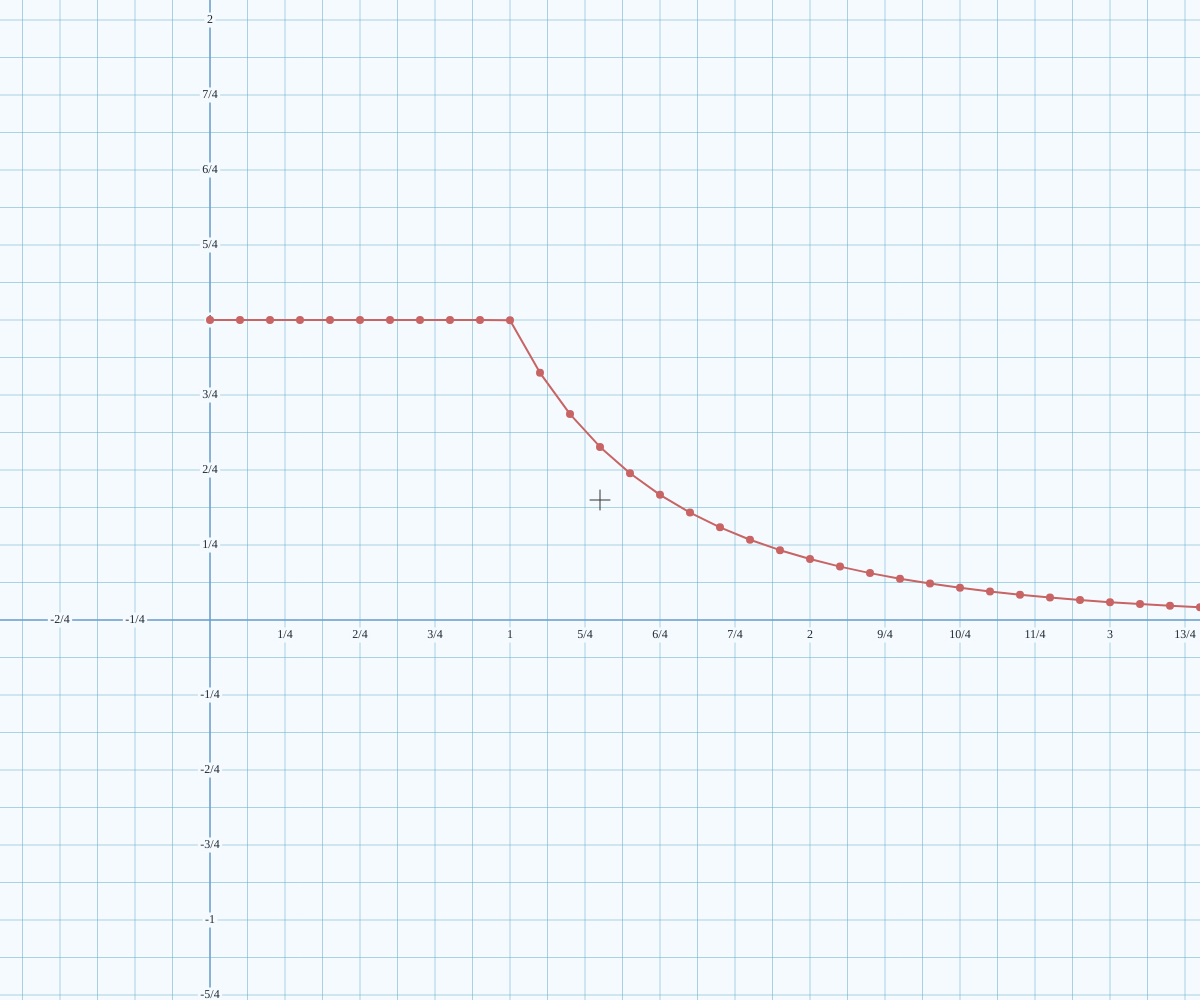
Frame 1 (no input)
Frame 60 (no input): identical to frame 1, image omitted
Frame 120 (the mouse pressed at the canvas centre since frame 60): identical to frame 1, image omitted

The p5.js sketch that drew this single still picture (run headless with seeded random() and noise() and a simulated clock; from frame 60 on, the mouse is pressed at the canvas centre):

// p5.js sketch
// ── sketch.js

/* ZOOM into mouse coor:

1,2,3 Covered in RealRelS()

1- Take away rel mouse coor from every rel coor,
2- Scale with these new rel coors,
3- Add rel mouse coor back to every rel coor,

4- TODO: Keep record of the (change in coor) for (each coor) due to this effect
5- TODO: Add (coor specific value stored) to (calculation in RealRelS) for that coor

*/

function draw() {
	if (starttime-millis()<100) {
		initFuncs();
		plotFuncs();
	}
  if (mouseX!==pmouseX || mouseY!==pmouseY || mouseIsPressed || isScrolling || starttime-millis()<100){
		drawINIT();
  }/*
 else {
	  if (!poppedExtra){
	  	popExtra();
	  }
  }
*/
}

function drawINIT(){
	setSizeVars();
	background(245,250,255);
	defineBorders();
	drawAxis();
	drawGuideLines();
	//   drawPoints();
	drawConnectedPoints();
	drawFuncs();
	selectFuncs();
	stroke(50);
	strokeWeight(1);
	linePix([W/2-10,H/2],[W/2+10,H/2]);
	linePix([W/2,H/2-10],[W/2,H/2+10]);
	isScrolling = false;
// 	tabulateResults();
//   poppedExtra = false;
}
function popExtra(){
	var fPix;
	for (var f=0; f<F.length; f+=1){
		for (var side=0; side<2; side+=1){
			for (var i=0; i<F[f][side].length; i+=1){
				fPix = RealPixS(F[f][side][i][0],OxDrag,W);
				if (F[f][side].length>2){
					if (fPix<0 || fPix>W){
						lastX[f][side] = F[f][side][i][0];
						F[f][side].splice(i,1);
					}
				}
			}
		}
	}
	poppedExtra = true;
}
function removeEl(array, element) {
/*
    const index = array.indexOf(element);
    if (index !== -1) {
        return array.splice(index, 1);
    }
    return array;
*/
	for (var i=0; i<array.length; i+=1){
		if (element[0]===array[i][0] && element[1]===array[i][1]){
			return array.splice(i,1);
		}
	}
}
function precise(x,n) {
	if (!n){
		n = 4;
	}
  return float(Number.parseFloat(x).toPrecision(n));
}

function RealRelS(Coor,Drag,Dimension){
	var output = (s*(Drag+Coor)*unitPix*2)/(Dimension);
	/*
var relMouse;
	if (isScrolling){
		if (Dimension === W){
			relMouse = PixRelS(mouseX,W);
		} else {
			relMouse = PixRelS(mouseY,H);
		}
		output -= relMouse;
		output *= ScaleBy;
		output += relMouse;
	}
*/
	return output
}
function RelPixS(Coor,Dimension){
	if (Dimension === W){
		return (Dimension/2)+((Coor)*Dimension);
	} else {
		return (Dimension/2)+((Coor)*-Dimension);
	}
}
function RealPixS(Coor,Drag,Dimension){
	return RelPixS(RealRelS(Coor,Drag,Dimension),Dimension);
}

function RealRel(Coor){
	return [RealRelS(Coor[0],OxDrag,W),RealRelS(Coor[1],OyDrag,H)];
}
function RelPix(Coor){
	return [RelPixS(Coor[0],W),RelPixS(Coor[1],H)];
}
function RealPix(Coor){
	return RelPix(RealRel(Coor));
}

function PixRelS(Coor,Dimension){
	return (Coor/Dimension)-(1/2);
}
function RelRealS(Coor,Drag,Dimension){
	return ((Dimension*Coor)/(2*s*unitPix))-Drag;
}
function PixRealS(Coor,Drag,Dimension){
	return RelRealS(PixRelS(Coor,Dimension),Drag,Dimension);
}

function PixRel(Coor){
	return [PixRelS(Coor[0],W),PixRelS(Coor[1],H)];
}
function RelReal(Coor){
	return [RelRealS(Coor[0],OxDrag,W),RelRealS(Coor[1],OyDrag,H)];
}
function PixReal(Coor){
	return RelReal(PixRel(Coor));
}

function initFuncs(){
	F = [];
	for (var n=0; n<FuncList.length; n+=1){
		F.push([]);
		F[n].push([[0,FuncList[n](0)]]);
		F[n].push([[0,FuncList[n](0)]]);
		lastX.push([0,0]);
	}
}
function plotFuncs(){
	
	/*
for (var n=0; n<FuncList.length; n+=1){
		for (var x=xVals[n][0]-(PlotAccuracy/s); x>PixRealX0; x-=(PlotAccuracy/s)){
			if (F[n][0].slice(-1)[0] === x){
				break;
			} else {
				var value = FuncList[n](x);
				if (value<PixRealYH && value>PixRealY0){
					F[n][0].push([x,value]);
				} else {
					break;
				}
			}
			lastX[n][0]=x;
		}
		for (var x=xVals[n][1]+(PlotAccuracy/s); x<PixRealXW; x+=(PlotAccuracy/s)){
			if (F[n][1].slice(-1)[0] === x){
				break;
			} else {
				var value = FuncList[n](x);
				if (value<PixRealYH && value>PixRealY0){
					F[n][1].push([x,value]);
				} else {
					break;
				}
			}
			lastX[n][1]=x;
		}
	}
*/

	for (var n=0; n<FuncList.length; n+=1){
		for (var x=-PlotAccuracy/s; x>=PixRealX0; x-=(PlotAccuracy/(2*s))){
			var y = FuncList[n](x);
			if (y<PixRealYH && y>PixRealY0){
				F[n][0].push([x,y]);
			} else {
				F[n][0].push(false);
			}
// 			lastX[n][0]=x;
		}
// 		F[n][0].reverse();
	}
	for (var n=0; n<FuncList.length; n+=1){
		for (var x=PlotAccuracy/s; x<=PixRealXW; x+=(PlotAccuracy/(2*s))){
			var y = FuncList[n](x);
			if (y<PixRealYH && y>PixRealY0){
				F[n][1].push([x,y]);
			} else {
				F[n][1].push(false);
			}
// 			lastX[n][0]=x;
		}
	}
// 	print(F);
	
}
function selectFuncs(){
// 	print(graphClicked);
	/*
var preciseTo = round(1/(20*realD));
	if (mouseIsPressed && dragging===false){
		for (var n=0; n<FuncList.length; n+=1){
			var X = precise(FuncList[n](PixRealS(mouseX,OxDrag,W)),preciseTo);
			var Y = precise(PixRealS(H-mouseY,OyDrag,H),preciseTo);
			
			if (X > Y-pow(2,-preciseTo) && X<Y+pow(2,-preciseTo)){
				graphClicked = FuncList[n];
			}
		}
	}
	if (graphClicked){
		strokeWeight(8);
		stroke(50);
		var realX = PixRealS(mouseX,OxDrag,W);
		var realY = graphClicked(realX);
		point(mouseX,RealPixS(realY,OyDrag,H));
		fill(50);
		noStroke();
		text("("+str(precise(realX))+", "+str(precise(realY))+")", mouseX, precise(RealPixS(realY,OyDrag,H))-15);
	}
*/
}

function pointReal(Coor){
	var P = RealPix(Coor);
	point(P[0],P[1]);
}
function pointPix(Coor){
	point(Coor[0],Coor[1]);
}
function lineReal(Coor1,Coor2){
	if (Coor1 && Coor2){
		var P1 = RealPix(Coor1);
		var P2 = RealPix(Coor2);
		line(P1[0],P1[1],P2[0],P2[1]);
	}
}
function linePix(Coor1,Coor2){
	line(Coor1[0],Coor1[1],Coor2[0],Coor2[1]);
}

function drawAxis(){
	stroke(100, 120, 200);
	strokeWeight(1);
	O = RealPix([0,0]);
	linePix([O[0],0],[O[0],H]);
	linePix([0,O[1]],[W,O[1]]);
}
function drawLabels(Coor,denom,fraction,X,Y,dimension){
	if (round(denom*Coor)){
		var TXT = "";
		if (fraction || denom===1){
			TXT = str(round(Coor));
		} else {
			if (Number.isInteger(round(denom*Coor)/denom)){
				TXT = str(round(Coor));
			} else {
				TXT = str(round(denom*Coor))+"/"+str(denom);
			}
		}
		
		if (O[0]<20 && dimension===H){
			fill(30,40,50);
			text(TXT,20,Y);
		} else if (O[0]>W-20 && dimension===H){
			fill(30,40,50);
			text(TXT,W-20,Y);
		}  else if (O[1]<20 && dimension===W){
			fill(30,40,50);
			text(TXT,X,20);
		}  else if (O[1]>H-20 && dimension===W){
			fill(30,40,50);
			text(TXT,X,H-20);
		} else {
			fill(245,250,255);
			rect(X,Y,textWidth(TXT)+5,15);
			fill(30,40,50);
			text(TXT,X,Y);
		}
	}
	
}

function setSizeVars(){
	while (d<50){
		d*=2;
	} 
	while (d>100){
		d/=2;
	}
	realD = PixRealS(O[0]+d,OxDrag,W)-PixRealS(O[0],OxDrag,W);
}

function drawGuideLines(){
	textAlign(CENTER,CENTER);
	stroke(90, 171, 199);
	strokeWeight(1/2);
	var denom = realD;
	if (denom>=1){
		fraction=true;
		denom = round(denom);
	} else {
		fraction=false;
		denom = round(1/denom);
	}
	for (var X=O[0]; X<W; X+=d/2){
		linePix([X,0],[X,H]);
	}
	for (var X=O[0]; X>0;X-=d/2){
		linePix([X,0],[X,H]);
	}
	for (var Y=O[1]; Y<H;Y+=d/2){
		linePix([0,Y],[W,Y]);
	}
	for (var Y=O[1]; Y>0;Y-=d/2){
		linePix([0,Y],[W,Y]);
	}
	noStroke();
	for (var X=O[0]; X<W; X+=d){
		drawLabels(PixRealS(X,OxDrag,W),denom,fraction,X,O[1]+15,W);
	}
	for (var X=O[0]; X>0;X-=d){
		drawLabels(PixRealS(X,OxDrag,W),denom,fraction,X,O[1],W);
	}
	for (var Y=O[1]; Y<H;Y+=d){
		drawLabels(PixRealS(H-Y,OyDrag,H),denom,fraction,O[0],Y,H);
	}
	for (var Y=O[1]; Y>0;Y-=d){
		drawLabels(PixRealS(H-Y,OyDrag,H),denom,fraction,O[0],Y,H);
	}
}
function drawPoints(){
	createPoints();
	strokeWeight(8);
	stroke(200,100,100);
	cursor("default")
	for (var p=0; p<P.length; p+=1){
		pointReal(P[p]);
		if (dist(mouseX,mouseY,RealPixS(P[p][0],OxDrag,W),RealPixS(P[p][1],OyDrag,H))<6){
			cursor("pointer");
		}
	}
	for (var pC=0; pC<pointsClicked.length; pC+=1){
		strokeWeight(8);
		stroke(50);
		pointReal(pointsClicked[pC]);
		fill(50);
		noStroke();
		text("("+str(pointsClicked[pC][0])+", "+str(pointsClicked[pC][1])+")", RealPixS(pointsClicked[pC][0],OxDrag,W), RealPixS(pointsClicked[pC][1],OyDrag,H)-15);
	}
}
function drawConnectedPoints(){
	createPoints();
	stroke(200,100,100);
	cursor("default")
	for (var p=0; p<P.length; p+=1){
		strokeWeight(8);
		pointReal(P[p]);
		if (p<P.length-1){
			strokeWeight(2);
			lineReal(P[p],P[p+1]);
		}
		if (dist(mouseX,mouseY,RealPixS(P[p][0],OxDrag,W),RealPixS(P[p][1],OyDrag,H))<6){
			cursor("pointer");
		}
	}
	for (var pC=0; pC<pointsClicked.length; pC+=1){
		strokeWeight(8);
		stroke(50);
		pointReal(pointsClicked[pC]);
		fill(50);
		noStroke();
		text("("+str(pointsClicked[pC][0])+", "+str(pointsClicked[pC][1])+")", RealPixS(pointsClicked[pC][0],OxDrag,W), RealPixS(pointsClicked[pC][1],OyDrag,H)-15);
	}
}

function drawFuncs(){
	for (var n=0; n<F.length; n+=1){
		if (FuncList[n]===graphClicked){
			strokeWeight(2);
		} else {
			strokeWeight(1);
		}
		if (ColourFunc.length>n){
			stroke(ColourFunc[n]);
		} else {
			stroke(50,50,50);
		}
		for (var f=1; f<F[n][0].length; f+=1){
			lineReal(F[n][0][f-1],F[n][0][f]);
		}
		for (var f=1; f<F[n][1].length; f+=1){
			lineReal(F[n][1][f-1],F[n][1][f]);
		}
	}
}

/*
function tabulateResults(){
	fill(255);
	rect(W-150,200,200,325);
	fill(40);
	noStroke();
	textSize(15);
	text("Newton's Method",W-150,80);
	textSize(12);
	for (var n=0; n<P.length; n+=1){
		text("x"+str(n)+": "+str(P[n][0]),W-150,130+20*n);
	}
	text("𝝺 ="+str(lambda),W-150,130+20+20*n+1);
	stroke(40);
	if (mouseX>W-150-40 && mouseX<W-150 && mouseY>130+20+20*P.length-10 && mouseY<130+20+20*P.length+10){
		strokeWeight(2); cursor("pointer");
	} else {strokeWeight(1)}
	line(W-150-30,130+20+20*n-5,W-150-35,130+20+20*n);
	line(W-150-30,130+20+20*n+5,W-150-35,130+20+20*n);
	if (mouseX>W-150 && mouseX<W-150+40 && mouseY>130+20+20*P.length-10 && mouseY<130+20+20*P.length+10){
		strokeWeight(2); cursor("pointer");
	} else {strokeWeight(1)}
	line(W-150+30,130+20+20*n-5,W-150+35,130+20+20*n);
	line(W-150+30,130+20+20*n+5,W-150+35,130+20+20*n);
}
*/

function keyPressed(){
	if (keyCode===80){
		print(lastX[0][0]);
	}
}
function windowResized(){
  resizeCanvas(windowWidth, windowHeight);
  W = windowWidth;
  H = windowHeight;
  drawINIT();
}
function mouseDragged(){
	if (!graphClicked){
		dragging = true;
		OxDrag += (mouseX-pmouseX)/(unitPix*s*3.2);
		OyDrag -= (mouseY-pmouseY)/(unitPix*s*3.2);
		initFuncs();
		plotFuncs();
	}
}
function mouseWheel(event){
/* 	print(lastX); */
	ScaleBy = pow(sConst,event.delta/10)
 	s*=ScaleBy;
 	isScrolling = true;
 	d = unitPix*s/2;
 	initFuncs();
 	plotFuncs();
/*
 	Mouse = PixRel([mouseX,mouseY]);
 	sXDiff -= ScaleBy*(Mouse[0]);
 	sYDiff -= ScaleBy*(Mouse[1]);
 	print(sXDiff);
*/
//  print(F);
}
function mouseClicked(){
	if (mouseX>W-150-40 && mouseX<W-150+40 && mouseY>130+20+20*P.length-10 && mouseY<130+20+20*P.length+10){
		if (mouseX<W-150) {lambda -= 0.1}
		else {lambda += 0.1;}
		lambda = round(10*lambda)/10;
	}
	else {
		for (p=0; p<P.length; p+=1){
			if (dist(mouseX,mouseY,RealPixS(P[p][0],OxDrag,W),RealPixS(P[p][1],OyDrag,H))<6){
				var inPc = false;
				var theP = [precise(P[p][0]), precise(P[p][1])];
				for (var pC=0; pC<pointsClicked.length; pC+=1){
					if (theP[0] === precise(pointsClicked[pC][0]) && theP[1] === precise(pointsClicked[pC][1])){
						inPc = true;
						break;
					}
				}
				if (inPc){
					removeEl(pointsClicked,theP);
				} else {
					pointsClicked.push(theP);
				}
				print("");
				break;
			}
		}
	}
// 	print(pointsClicked);
	drawINIT();
}
function mouseReleased(){
	if (graphClicked){
		graphClicked=false;
	}
	dragging = false;
}

// ── graphs.js

// FUNCTIONS: LINES, CURVES
var FuncList = [];

function graph(polynomial,x){
	var expression = 0;
	var number = false;
	var store = [];
	var num = 0;
	var neg = false;
	var xTerm = false;
	var startNum = "F";
	var lastNum = "F";
	var numList = [1,0];
	function numberEnd(){
		if (number===true){
				if (store.length === 1 && store[0]==="-"){
					num = -1;
				} else {
					if (store[0]==="-"){
						store.splice(0,1);
						neg = true;
					}
					for (var k=0; k<store.length; k+=1){
						num += store[k]*Math.pow(10,k);
					}
					if (neg){
						num = -num;
					}
				}
				if (startNum===0 && !xTerm){
					numList[0] = num;
				}
				if (lastNum===polynomial[i].length-1 && xTerm){
					numList[1] = num;
				}
			}
			store = [];
			num = 0;
			number = false;
			neg = false;
			startNum = "F";
			lastNum = "F";
	}

	for (var i=0; i<polynomial.length; i+=1){
		xTerm = false;
		numList = [1,0];
		for (var j=0; j<polynomial[i].length; j+=1){
			
			if (parseInt(polynomial[i][j]) || polynomial[i][j]==="-"){
// 				print(j);
				if (startNum === "F"){
					startNum = j;
				}
				lastNum = j;
				number = true;
				if (parseInt(polynomial[i][j])) { store.push(parseInt(polynomial[i][j])); }
				else {store.push("-");}
			} else {
				numberEnd();
			}
			if (polynomial[i].length-1 === j){
				numberEnd();
			}
			if (polynomial[i][j]==="x"){
				xTerm = true;
			}
		}
		if (numList[1]===0 && xTerm){
			numList[1] = 1;
		}
		if (numList[1]===0 && !xTerm){
			numList[1] = 0;
		}
/*
		print("Coefficient",numList[0]);
		print("x",x)
		print("Exponent",numList[1]);
		print("Expression",numList[0],"*",x,"^",numList[1],"=",numList[0]*Math.pow(x,numList[1]));
		
*/expression += (numList[0])*Math.pow(x,numList[1]);
	}
	return expression;
// 	return expression;
}


// POINTS: SERIES, INDIVIDUAL POINTS

var IndiPoints = [];
var P = [];
var localRealD;

function createLocalRealD(){
	localRealD = realD;
	if (localRealD<1){
		localRealD=1/round(1/localRealD);
	} else {
		localRealD = round(localRealD);
	}
}

function GP(a,r,S,qScale){
	
	// CANNOT HAVE BOTH SUM FEATURE AND QUALITY SCALE ON AT THE SAME TIME.
	// SUM OVERIDES, SO IF CHOSEN, STANDARD QUALITY IS AUTOMATICALLY SELECTED.
	// IF NEITHER CHOSEN, STANDARD QUALITY IS AGAIN SELECTED.
	
	if (qScale && !S){
		for (var X=0; X<2*PixRealXW/localRealD; X+=1){
			if (a>PixRealY0 && a<PixRealYH) {
				P.push([X*localRealD/2,a]);
			}
			a*=pow(r,localRealD/2);
		}
	} else {
		if (S){
			var s=a;
		}
		for (var X=0; X<PixRealXW; X+=1){
			if (!S && a>PixRealY0 && a<PixRealYH) {
				P.push([X,a]);
			} else if (S && s>PixRealY0 && s<PixRealYH) {
				P.push([X,s]);
			}
			a*=r;
			if (S){
				s += a;
			}
		}
	}
}
function AP(a,d,S,qScale){
	if (qScale && !S){
		for (var X=0; X<2*PixRealXW/localRealD; X+=1){
			if (a>PixRealY0 && a<PixRealYH){
				P.push([X*localRealD/2,a]);
			}
			a+=d*localRealD/2;
		}
	} else {
		if (S){
			var s=a;
		}
		for (var X=0; X<PixRealXW; X+=1){
			if (!S && a>PixRealY0 && a<PixRealYH) {
				P.push([X,a]);
			} else if (S && s>PixRealY0 && s<PixRealYH) {
				P.push([X,s]);
			}
			a+=d;
			if (S){
				s += a;
			}
		}
	}
}


function f(x,lambda){return exp(lambda*(x-1)) - x}
function dfdx(x,lambda) {return lambda*exp(lambda*(x-1)) - 1}


function NewtonsMethod(lambda){
	var X = 0
	for (var n=0; n<10; n+=1){
		if (abs(dfdx(X,lambda)) < tol*(1+abs(dfdx(0,lambda)))){break;}
		X = X - f(X,lambda)/dfdx(X,lambda);
	}
	P.push([lambda,X])
}

function createPoints(){
	P = [];
	for (var l=0; l<10; l+=0.1){
		NewtonsMethod(l);
	}
// 	P.concat(IndiPoints);
}
// ── setup.js

/* ZOOM into mouse coor:

1,2,3 Covered in RealRelS()

1- Take away rel mouse coor from every rel coor,
2- Scale with these new rel coors,
3- Add rel mouse coor back to every rel coor,

4- TODO: Keep record of the (change in coor) for (each coor) due to this effect
5- TODO: Add (coor specific value stored) to (calculation in RealRelS) for that coor

*/

var W; // windowWidth
var H; // windowHeight
var OxDrag;
var OyDrag;
var O;
var s;
var sConst;
var unitPix;
var F;
var lastX;
var PlotAccuracy;
var isScrolling;
var ScaleBy;
var poppedExtra;
var PixRealX0;
var PixRealXW;
var PixRealY0;
var PixRealYH;
var d;
var realD;
var pointsClicked;
var graphClicked;
var dragging;
var ColourFunc;

var primEqu;

var starttime;

var tol = Math.pow(10,-8);

function setup() {
	
	starttime = millis();
	
	W = windowWidth;
	H = windowHeight;	
	textFont("Avenir Next");
	rectMode(CENTER);
	
	O = [W/2,H/2];
	s = 15;
	sConst = 1.01;
	unitPix = 10;
	F = [];
	lastX = [];
	PlotAccuracy = 10;
	if (!PlotAccuracy|| isNaN(PlotAccuracy)){
		PlotAccuracy = 10;
		alert("INPUT INVALID.\nPlot Accuracy has defaulted to 10.");
	}
	PlotAccuracy = 1/PlotAccuracy;
	isScrolling = false;  
	poppedExtra = false;
	defineBorders();
	d = unitPix*s/2;
	OxDrag = -1.3;
	OyDrag = -0.4;
	pointsClicked = [];
	graphClicked;
	dragging = false;
	
	ColourFunc = [color(232, 73, 48),color(55, 153, 26),color(55, 143, 173),color(255, 204, 0),color(184, 75, 198),color(252, 151, 0)];
	createCanvas(W, H);	
	initFuncs();
	plotFuncs();
	drawINIT();
}

function defineBorders(){
	PixRealX0 = PixRealS(0,OxDrag,W);
	PixRealXW = PixRealS(W,OxDrag,W);
	PixRealY0 = PixRealS(0,OyDrag,H);
	PixRealYH = PixRealS(H,OyDrag,H);
}
